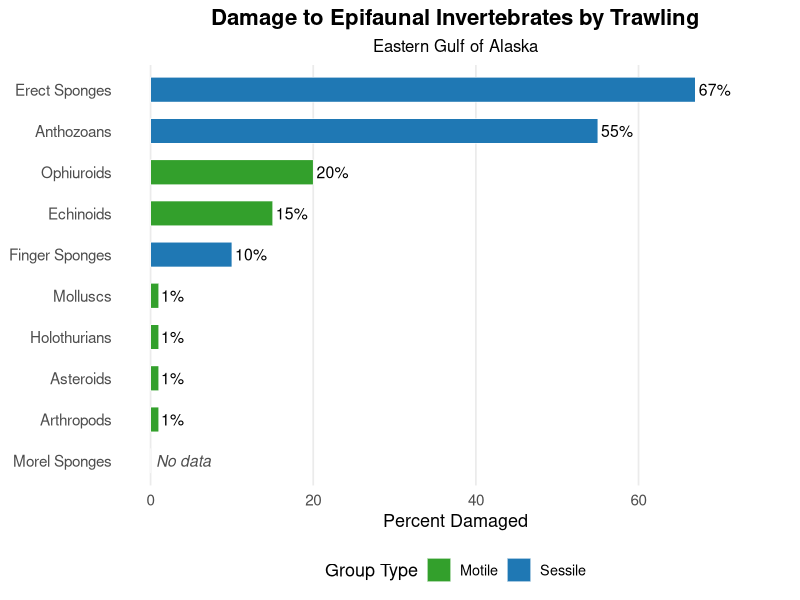

Source code (R):
## ---- chunk 1
# Workbook Assignment####
## Load libraries
library(ggplot2)
library(dplyr)

# Create the data
damage_data <- data.frame(
  Group = c(
    "Erect Sponges", "Morel Sponges", "Finger Sponges", "Anthozoans",
    "Ophiuroids", "Echinoids", "Asteroids", "Holothurians",
    "Arthropods", "Molluscs"
  ),
  Percent_Damaged = c(
    67, NA, 10, 55, 20, 15, 1, 1, 1, 1
  ),
  Type = c(
    "Sessile", "Sessile", "Sessile", "Sessile",
    "Motile", "Motile", "Motile", "Motile",
    "Motile", "Motile"
  )
)

# Add plotting values and labels
damage_data <- damage_data %>%
  mutate(
    Plot_Value = ifelse(is.na(Percent_Damaged), 0, Percent_Damaged),
    Label = ifelse(is.na(Percent_Damaged), "No data", paste0(Percent_Damaged, "%")),
    FontStyle = ifelse(is.na(Percent_Damaged), "italic", "plain"),
    TextColor = ifelse(is.na(Percent_Damaged), "gray30", "black")
  )

# Custom color palette
palette <- c("Sessile" = "#1f78b4", "Motile" = "#33a02c")

# Plot
ggplot(damage_data, aes(x = reorder(Group, Plot_Value), y = Plot_Value, fill = Type)) +
  geom_col(width = 0.6, color = "white", linewidth = 0.2, show.legend = TRUE) +
  coord_flip() +
  geom_text(
    aes(label = Label, fontface = FontStyle, color = TextColor),
    hjust = -0.1, size = 4, show.legend = FALSE
  ) +
  scale_color_identity() +  # needed for custom text colors
  scale_fill_manual(values = palette, name = "Group Type") +
  labs(
    title = "Damage to Epifaunal Invertebrates by Trawling",
    subtitle = "Eastern Gulf of Alaska",
    x = NULL,
    y = "Percent Damaged"
  ) +
  theme_minimal(base_size = 13) +
  theme(
    plot.title = element_text(face = "bold", size = 16, hjust = 0.5),
    plot.subtitle = element_text(size = 12, hjust = 0.5),
    axis.text.y = element_text(size = 11),
    axis.text.x = element_text(size = 11),
    panel.grid.major.y = element_blank(),
    panel.grid.minor = element_blank(),
    legend.position = "bottom"
  ) +
  ylim(0, 75)
